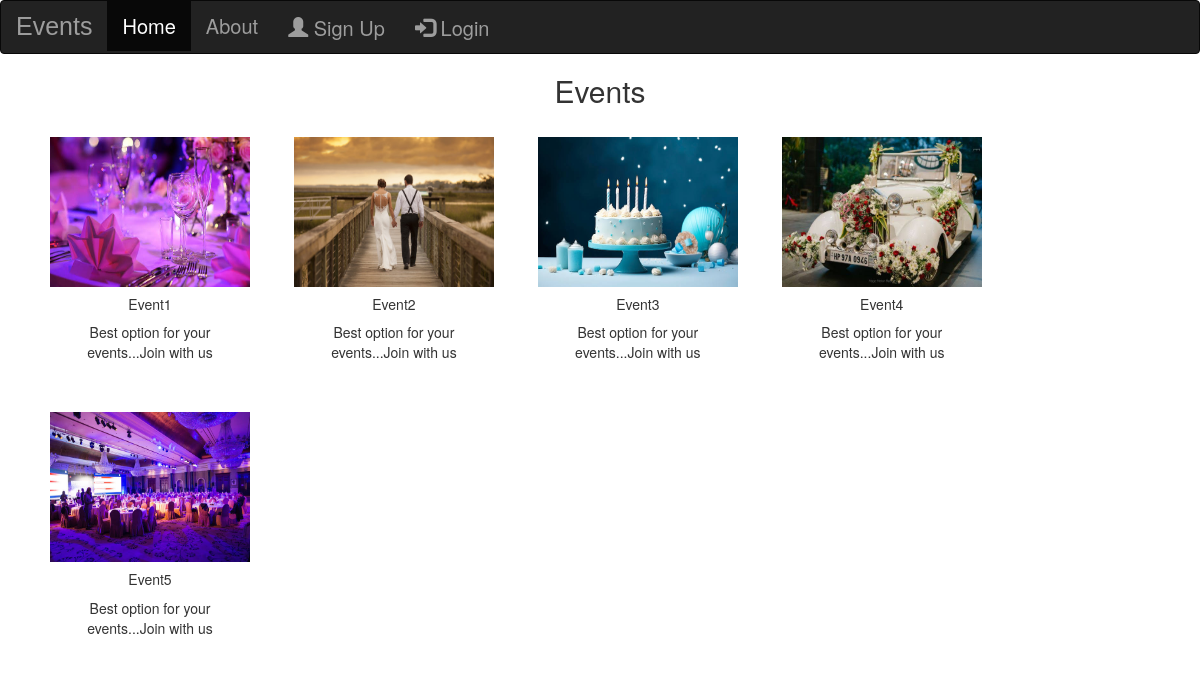
Screenshot of /events/ with the database file from the repository.
### eventapp/models.py (models this page shows, shortened)
class Event(models.Model):
    img = models.ImageField(upload_to="pic")
    name = models.CharField(max_length=50)
    desc = models.CharField(max_length=50)

### eventapp/views.py (the view)
# urls.py: path('events/',views.events,name='events'),
def events(request):
    dict_eve={
        'eve':Event.objects.all()
    }
    return render(request, 'events.html', dict_eve)

### template/events.html (shortened to what this page needs)
{% extends 'base.html' %}
{% load static %}
        {% block content%}
        <h2 class="text-center">Events</h2>
<div class="container">
        {% for i in eve %}
        <div class="card text-center" style="width: 20rem; display:inline-block; margin: 20px;">
                <img src="{{i.img.url}}" class="card-img-top" alt="..." height="150px" width="200px">
                <div class="card-body">
                        <h5 class="card-title">{{i.name}}</h5>
                        <p class="card-text">{{i.desc}}</p>
                </div>
        </div>
        {% endfor %}
</div>
        {% endblock %}

### template/base.html (shortened to what this page needs)
<!DOCTYPE html>
<html lang="en">
<head>
    <link rel="stylesheet" href="https://maxcdn.bootstrapcdn.com/bootstrap/3.4.1/css/bootstrap.min.css">
    <link href="https://cdnjs.cloudflare.com/ajax/libs/font-awesome/5.15.0/css/all.min.css" rel="stylesheet">
</head>
<body>
    <nav class="navbar navbar-inverse">
        <div class="container-fluid">
            <div class="navbar-header">
                <a class="navbar-brand" href="#">Events</a>
            </div>
            <ul class="nav navbar-nav">
                <li class="active"><a href="{% url 'index' %}">Home</a></li>
                <li><a href="{% url 'about' %}">About</a></li>
                {% if user.is_authenticated %}
                <li><a href="{% url 'events' %}">Events</a></li>
                <li><a href="{% url 'booking' %}">Booking</a></li>
                <li><a href="{% url 'contact' %}">Contact</a></li>
                <li><a href="{% url 'logout' %}"><span class="glyphicon glyphicon-log-in"></span> Logout</a></li>
            </ul>
            <h3>{{user.username}}</h3>
            {% else %}
            <ul class="nav navbar-nav navbar-right">
                <li><a href="{% url 'register' %}"><span class="glyphicon glyphicon-user"></span> Sign Up</a></li>
                <li><a href="{% url 'login' %}"><span class="glyphicon glyphicon-log-in"></span> Login</a></li>
            {% endif %}
            </ul>
        </div>
    </nav>
    {% block content%}
    {% endblock %}
</body>
</html>

### template/base.html (style rules this page uses)
.nav li a { color: rgb(244, 23, 200); font-size: 20px; }
.navbar-brand { color: rgb(244, 23, 200); font-size: 25px; font-family: Impact, Haettenschweiler, 'Arial Narrow Bold', sans-serif; }

### rows the page displays
Event: img (picture), name "Event1", desc "Best option for your events...Join with us"
Event: img (picture), name "Event2", desc "Best option for your events...Join with us"
Event: img (picture), name "Event3", desc "Best option for your events...Join with us"
Event: img (picture), name "Event4", desc "Best option for your events...Join with us"
Event: img (picture), name "Event5", desc "Best option for your events...Join with us"
